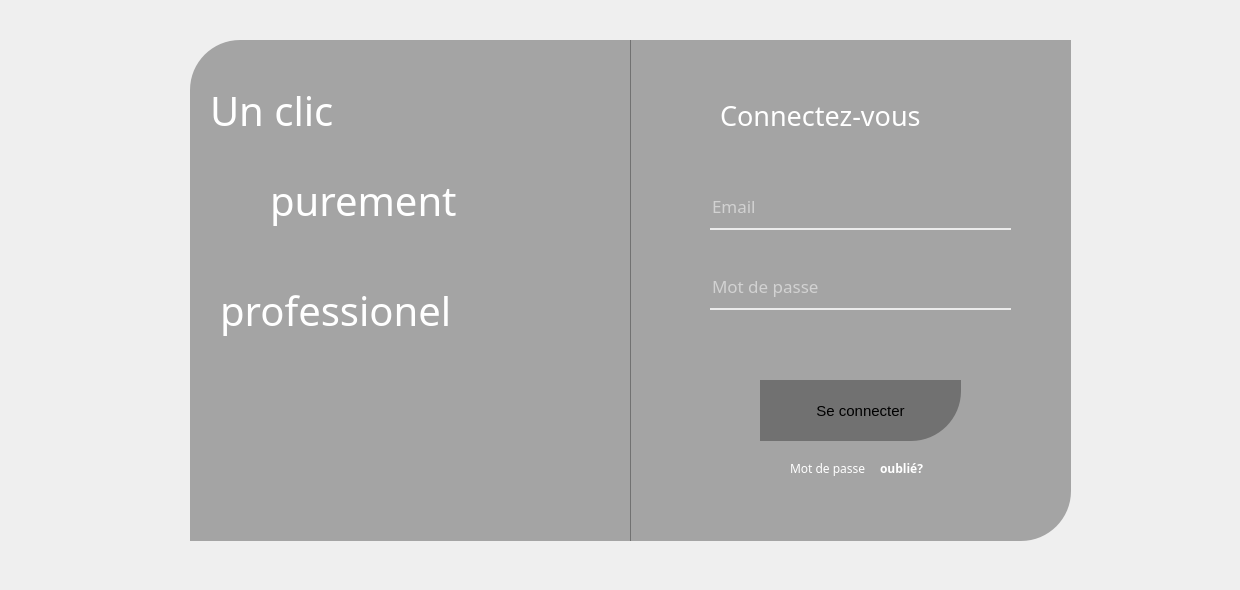
    <widget class="QWidget" name="page_3">
     <widget class="QLabel" name="label_32">
      <property name="geometry">
       <rect>
        <x>10</x>
        <y>0</y>
        <width>1221</width>
        <height>581</height>
       </rect>
      </property>
      <property name="text">
       <string/>
      </property>
      <property name="pixmap">
       <pixmap resource="RESOURCES.qrc">:/ressources/bg 1.png</pixmap>
      </property>
      <property name="scaledContents">
       <bool>true</bool>
      </property>
     </widget>
     <widget class="QWidget" name="widget_2" native="true">
      <property name="geometry">
       <rect>
        <x>190</x>
        <y>40</y>
        <width>441</width>
        <height>501</height>
       </rect>
      </property>
      <property name="styleSheet">
       <string notr="true">
border-top-left-radius:50px;

background-color:rgba(0,0,0,80);</string>
      </property>
      <widget class="QLabel" name="label_45">
       <property name="geometry">
        <rect>
         <x>20</x>
         <y>20</y>
         <width>231</width>
         <height>101</height>
        </rect>
       </property>
       <property name="font">
        <font>
         <family>Georgia Pro Semibold</family>
         <pointsize>30</pointsize>
         <weight>7</weight>
         <italic>false</italic>
         <bold>false</bold>
         <underline>false</underline>
        </font>
       </property>
       <property name="styleSheet">
        <string notr="true">color:rgba(255,255,255);
font: 63 30pt &quot;Georgia Pro Semibold&quot;;

border-bottom-right-radius:0px;
background-color:rgba(0,0,0,0);
</string>
       </property>
       <property name="text">
        <string>Un clic </string>
       </property>
      </widget>
      <widget class="QLabel" name="label_46">
       <property name="geometry">
        <rect>
         <x>80</x>
         <y>110</y>
         <width>301</width>
         <height>101</height>
        </rect>
       </property>
       <property name="font">
        <font>
         <family>Georgia Pro Semibold</family>
         <pointsize>30</pointsize>
         <weight>7</weight>
         <italic>false</italic>
         <bold>false</bold>
        </font>
       </property>
       <property name="styleSheet">
        <string notr="true">color:rgba(255,255,255);
font: 63 30pt &quot;Georgia Pro Semibold&quot;;

border-bottom-right-radius:0px;
background-color:rgba(0,0,0,0);
</string>
       </property>
       <property name="text">
        <string>purement</string>
       </property>
      </widget>
      <widget class="QLabel" name="label_47">
       <property name="geometry">
        <rect>
         <x>30</x>
         <y>220</y>
         <width>301</width>
         <height>101</height>
        </rect>
       </property>
       <property name="font">
        <font>
         <family>Georgia Pro Semibold</family>
         <pointsize>30</pointsize>
         <weight>7</weight>
         <italic>false</italic>
         <bold>false</bold>
        </font>
       </property>
       <property name="styleSheet">
        <string notr="true">color:rgba(255,255,255);
font: 63 30pt &quot;Georgia Pro Semibold&quot;;

border-bottom-right-radius:0px;
background-color:rgba(0,0,0,0);
</string>
       </property>
       <property name="text">
        <string>professionel</string>
       </property>
      </widget>
     </widget>
     <widget class="QWidget" name="widget" native="true">
      <property name="geometry">
       <rect>
        <x>630</x>
        <y>40</y>
        <width>441</width>
        <height>501</height>
       </rect>
      </property>
      <property name="styleSheet">
       <string notr="true">
border-bottom-right-radius:50px;

background-color:rgba(0,0,0,80);</string>
      </property>
      <widget class="QLabel" name="label_42">
       <property name="geometry">
        <rect>
         <x>90</x>
         <y>50</y>
         <width>271</width>
         <height>51</height>
        </rect>
       </property>
       <property name="font">
        <font>
         <family>Poppins</family>
         <pointsize>20</pointsize>
        </font>
       </property>
       <property name="styleSheet">
        <string notr="true">color:rgba(255,255,255);
border-bottom-right-radius:0px;
background-color:rgba(0,0,0,0);
font-family: Poppins;</string>
       </property>
       <property name="text">
        <string>Connectez-vous</string>
       </property>
      </widget>
      <widget class="QLineEdit" name="lineEdit_7">
       <property name="geometry">
        <rect>
         <x>80</x>
         <y>150</y>
         <width>301</width>
         <height>40</height>
        </rect>
       </property>
       <property name="font">
        <font>
         <family>Poppins</family>
         <pointsize>13</pointsize>
        </font>
       </property>
       <property name="styleSheet">
        <string notr="true">background-color:rgba(0,0,0,0);
border-bottom-right-radius:0px;
border:none;
border-bottom:2px solid rgba(255,255,255,200);
color:rgba(255,255,255);
padding-bottom:7px;
font-family: Poppins;</string>
       </property>
       <property name="text">
        <string/>
       </property>
       <property name="placeholderText">
        <string>Email</string>
       </property>
       <property name="cursorMoveStyle">
        <enum>Qt::LogicalMoveStyle</enum>
       </property>
       <property name="clearButtonEnabled">
        <bool>false</bool>
       </property>
      </widget>
      <widget class="QLineEdit" name="lineEdit_10">
       <property name="geometry">
        <rect>
         <x>80</x>
         <y>230</y>
         <width>301</width>
         <height>40</height>
        </rect>
       </property>
       <property name="font">
        <font>
         <family>Poppins</family>
         <pointsize>13</pointsize>
        </font>
       </property>
       <property name="styleSheet">
        <string notr="true">background-color:rgba(0,0,0,0);
border-bottom-right-radius:0px;
border:none;
border-bottom:2px solid rgba(255,255,255,200);
color:rgba(255,255,255);
padding-bottom:7px;
font-family: Poppins;</string>
       </property>
       <property name="text">
        <string/>
       </property>
       <property name="echoMode">
        <enum>QLineEdit::Password</enum>
       </property>
       <property name="placeholderText">
        <string>Mot de passe</string>
       </property>
       <property name="cursorMoveStyle">
        <enum>Qt::LogicalMoveStyle</enum>
       </property>
       <property name="clearButtonEnabled">
        <bool>false</bool>
       </property>
      </widget>
      <widget class="QPushButton" name="pushButton_49">
       <property name="geometry">
        <rect>
         <x>130</x>
         <y>340</y>
         <width>201</width>
         <height>61</height>
        </rect>
       </property>
       <property name="font">
        <font>
         <pointsize>11</pointsize>
        </font>
       </property>
       <property name="styleSheet">
        <string notr="true">
    background: qlineargradient(x1:0, y1:0, x2:1, y2:1, stop:0 #6D071A, stop:1 	#6D071A);
    color: rgba(255, 255, 255, 0.8);
    border-radius: 5px;



    background: qlineargradient(x1:0, y1:0, x2:1, y2:1, stop:0 #8E0C27, stop:1 #6D071A);



QPushButton#pushButton::pressed {
    padding-left: 5px;
    padding-top: 5px;
    background-color: #4B0513; 
}
</string>
       </property>
       <property name="text">
        <string>Se connecter</string>
       </property>
      </widget>
      <widget class="QLabel" name="label_43">
       <property name="geometry">
        <rect>
         <x>160</x>
         <y>420</y>
         <width>81</width>
         <height>16</height>
        </rect>
       </property>
       <property name="styleSheet">
        <string notr="true">color:rgba(255,255,255);
border-bottom-right-radius:0px;
background-color:rgba(0,0,0,0);
font-family: Poppins;</string>
       </property>
       <property name="text">
        <string>Mot de passe</string>
       </property>
      </widget>
      <widget class="QLabel" name="label_44">
       <property name="geometry">
        <rect>
         <x>250</x>
         <y>420</y>
         <width>81</width>
         <height>16</height>
        </rect>
       </property>
       <property name="font">
        <font>
         <family>Poppins</family>
         <weight>75</weight>
         <bold>true</bold>
         <underline>false</underline>
        </font>
       </property>
       <property name="styleSheet">
        <string notr="true">color:rgba(255,255,255);
border-bottom-right-radius:0px;
background-color:rgba(0,0,0,0);
font-family: Poppins;</string>
       </property>
       <property name="text">
        <string>oublié?</string>
       </property>
      </widget>
     </widget>
    </widget>
